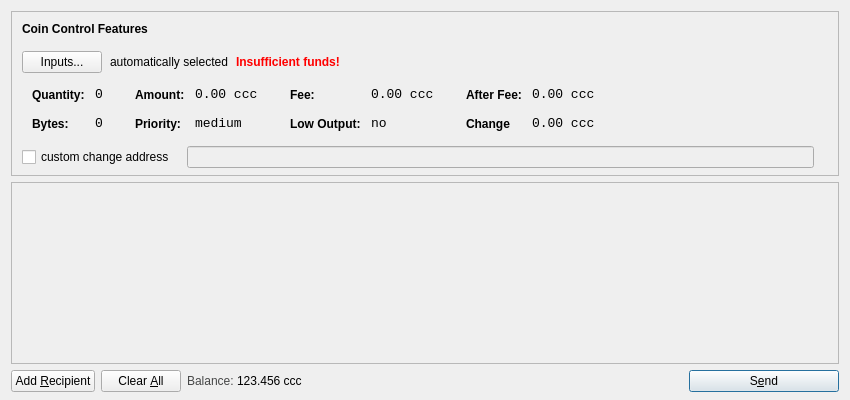
<?xml version="1.0" encoding="UTF-8"?>
<ui version="4.0">
 <class>SendCoinsDialog</class>
 <widget class="QDialog" name="SendCoinsDialog">
  <property name="geometry">
   <rect>
    <x>0</x>
    <y>0</y>
    <width>850</width>
    <height>400</height>
   </rect>
  </property>
  <property name="windowTitle">
   <string>Send Coins</string>
  </property>
  <layout class="QVBoxLayout" name="verticalLayout" stretch="0,1,0">
   <property name="bottomMargin">
    <number>8</number>
   </property>
   <item>
    <widget class="QFrame" name="frameCoinControl">
     <property name="sizePolicy">
      <sizepolicy hsizetype="Expanding" vsizetype="Expanding">
       <horstretch>0</horstretch>
       <verstretch>0</verstretch>
      </sizepolicy>
     </property>
     <property name="maximumSize">
      <size>
       <width>16777215</width>
       <height>16777215</height>
      </size>
     </property>
     <property name="frameShape">
      <enum>QFrame::StyledPanel</enum>
     </property>
     <property name="frameShadow">
      <enum>QFrame::Sunken</enum>
     </property>
     <layout class="QVBoxLayout" name="verticalLayoutCoinControl2">
      <property name="spacing">
       <number>6</number>
      </property>
      <property name="leftMargin">
       <number>0</number>
      </property>
      <property name="topMargin">
       <number>0</number>
      </property>
      <property name="rightMargin">
       <number>0</number>
      </property>
      <property name="bottomMargin">
       <number>6</number>
      </property>
      <item>
       <layout class="QVBoxLayout" name="verticalLayoutCoinControl" stretch="0,0,0,0,1">
        <property name="spacing">
         <number>0</number>
        </property>
        <property name="leftMargin">
         <number>10</number>
        </property>
        <property name="topMargin">
         <number>10</number>
        </property>
        <item>
         <layout class="QHBoxLayout" name="horizontalLayoutCoinControl1">
          <property name="bottomMargin">
           <number>15</number>
          </property>
          <item>
           <widget class="QLabel" name="labelCoinControlFeatures">
            <property name="sizePolicy">
             <sizepolicy hsizetype="Preferred" vsizetype="Maximum">
              <horstretch>0</horstretch>
              <verstretch>0</verstretch>
             </sizepolicy>
            </property>
            <property name="font">
             <font>
              <weight>75</weight>
              <bold>true</bold>
             </font>
            </property>
            <property name="styleSheet">
             <string notr="true">font-weight:bold;</string>
            </property>
            <property name="text">
             <string>Coin Control Features</string>
            </property>
           </widget>
          </item>
         </layout>
        </item>
        <item>
         <layout class="QHBoxLayout" name="horizontalLayoutCoinControl2" stretch="0,0,0,0">
          <property name="spacing">
           <number>8</number>
          </property>
          <property name="bottomMargin">
           <number>10</number>
          </property>
          <item>
           <widget class="QPushButton" name="pushButtonCoinControl">
            <property name="styleSheet">
             <string notr="true"/>
            </property>
            <property name="text">
             <string>Inputs...</string>
            </property>
           </widget>
          </item>
          <item>
           <widget class="QLabel" name="labelCoinControlAutomaticallySelected">
            <property name="text">
             <string>automatically selected</string>
            </property>
            <property name="margin">
             <number>5</number>
            </property>
           </widget>
          </item>
          <item>
           <widget class="QLabel" name="labelCoinControlInsuffFunds">
            <property name="font">
             <font>
              <weight>75</weight>
              <bold>true</bold>
             </font>
            </property>
            <property name="styleSheet">
             <string notr="true">color:red;font-weight:bold;</string>
            </property>
            <property name="text">
             <string>Insufficient funds!</string>
            </property>
            <property name="margin">
             <number>5</number>
            </property>
           </widget>
          </item>
          <item>
           <spacer name="horizontalSpacerCoinControl">
            <property name="orientation">
             <enum>Qt::Horizontal</enum>
            </property>
            <property name="sizeHint" stdset="0">
             <size>
              <width>40</width>
              <height>1</height>
             </size>
            </property>
           </spacer>
          </item>
         </layout>
        </item>
        <item>
         <widget class="QWidget" name="widgetCoinControl" native="true">
          <property name="sizePolicy">
           <sizepolicy hsizetype="Preferred" vsizetype="Preferred">
            <horstretch>0</horstretch>
            <verstretch>0</verstretch>
           </sizepolicy>
          </property>
          <property name="minimumSize">
           <size>
            <width>0</width>
            <height>0</height>
           </size>
          </property>
          <property name="styleSheet">
           <string notr="true"/>
          </property>
          <layout class="QHBoxLayout" name="horizontalLayoutCoinControl5">
           <property name="margin">
            <number>0</number>
           </property>
           <item>
            <layout class="QHBoxLayout" name="horizontalLayoutCoinControl3" stretch="0,0,0,1">
             <property name="spacing">
              <number>20</number>
             </property>
             <property name="topMargin">
              <number>0</number>
             </property>
             <property name="bottomMargin">
              <number>10</number>
             </property>
             <item>
              <layout class="QFormLayout" name="formLayoutCoinControl1">
               <property name="horizontalSpacing">
                <number>10</number>
               </property>
               <property name="verticalSpacing">
                <number>14</number>
               </property>
               <property name="leftMargin">
                <number>10</number>
               </property>
               <property name="topMargin">
                <number>4</number>
               </property>
               <property name="rightMargin">
                <number>6</number>
               </property>
               <item row="0" column="0">
                <widget class="QLabel" name="labelCoinControlQuantityText">
                 <property name="styleSheet">
                  <string notr="true">font-weight:bold;</string>
                 </property>
                 <property name="text">
                  <string>Quantity:</string>
                 </property>
                 <property name="margin">
                  <number>0</number>
                 </property>
                </widget>
               </item>
               <item row="0" column="1">
                <widget class="QLabel" name="labelCoinControlQuantity">
                 <property name="font">
                  <font>
                   <family>Monospace</family>
                   <pointsize>10</pointsize>
                  </font>
                 </property>
                 <property name="cursor">
                  <cursorShape>IBeamCursor</cursorShape>
                 </property>
                 <property name="contextMenuPolicy">
                  <enum>Qt::ActionsContextMenu</enum>
                 </property>
                 <property name="text">
                  <string>0</string>
                 </property>
                 <property name="margin">
                  <number>0</number>
                 </property>
                 <property name="textInteractionFlags">
                  <set>Qt::LinksAccessibleByMouse|Qt::TextSelectableByKeyboard|Qt::TextSelectableByMouse</set>
                 </property>
                </widget>
               </item>
               <item row="1" column="0">
                <widget class="QLabel" name="labelCoinControlBytesText">
                 <property name="styleSheet">
                  <string notr="true">font-weight:bold;</string>
                 </property>
                 <property name="text">
                  <string>Bytes:</string>
                 </property>
                </widget>
               </item>
               <item row="1" column="1">
                <widget class="QLabel" name="labelCoinControlBytes">
                 <property name="font">
                  <font>
                   <family>Monospace</family>
                   <pointsize>10</pointsize>
                  </font>
                 </property>
                 <property name="cursor">
                  <cursorShape>IBeamCursor</cursorShape>
                 </property>
                 <property name="contextMenuPolicy">
                  <enum>Qt::ActionsContextMenu</enum>
                 </property>
                 <property name="text">
                  <string>0</string>
                 </property>
                 <property name="textInteractionFlags">
                  <set>Qt::LinksAccessibleByMouse|Qt::TextSelectableByKeyboard|Qt::TextSelectableByMouse</set>
                 </property>
                </widget>
               </item>
              </layout>
             </item>
             <item>
              <layout class="QFormLayout" name="formLayoutCoinControl2">
               <property name="horizontalSpacing">
                <number>10</number>
               </property>
               <property name="verticalSpacing">
                <number>14</number>
               </property>
               <property name="leftMargin">
                <number>6</number>
               </property>
               <property name="topMargin">
                <number>4</number>
               </property>
               <property name="rightMargin">
                <number>6</number>
               </property>
               <item row="0" column="0">
                <widget class="QLabel" name="labelCoinControlAmountText">
                 <property name="styleSheet">
                  <string notr="true">font-weight:bold;</string>
                 </property>
                 <property name="text">
                  <string>Amount:</string>
                 </property>
                 <property name="margin">
                  <number>0</number>
                 </property>
                </widget>
               </item>
               <item row="0" column="1">
                <widget class="QLabel" name="labelCoinControlAmount">
                 <property name="font">
                  <font>
                   <family>Monospace</family>
                   <pointsize>10</pointsize>
                  </font>
                 </property>
                 <property name="cursor">
                  <cursorShape>IBeamCursor</cursorShape>
                 </property>
                 <property name="contextMenuPolicy">
                  <enum>Qt::ActionsContextMenu</enum>
                 </property>
                 <property name="text">
                  <string>0.00 ccc</string>
                 </property>
                 <property name="textInteractionFlags">
                  <set>Qt::LinksAccessibleByMouse|Qt::TextSelectableByKeyboard|Qt::TextSelectableByMouse</set>
                 </property>
                </widget>
               </item>
               <item row="1" column="0">
                <widget class="QLabel" name="labelCoinControlPriorityText">
                 <property name="styleSheet">
                  <string notr="true">font-weight:bold;</string>
                 </property>
                 <property name="text">
                  <string>Priority:</string>
                 </property>
                </widget>
               </item>
               <item row="1" column="1">
                <widget class="QLabel" name="labelCoinControlPriority">
                 <property name="font">
                  <font>
                   <family>Monospace</family>
                   <pointsize>10</pointsize>
                  </font>
                 </property>
                 <property name="cursor">
                  <cursorShape>IBeamCursor</cursorShape>
                 </property>
                 <property name="contextMenuPolicy">
                  <enum>Qt::ActionsContextMenu</enum>
                 </property>
                 <property name="text">
                  <string>medium</string>
                 </property>
                 <property name="textInteractionFlags">
                  <set>Qt::LinksAccessibleByMouse|Qt::TextSelectableByKeyboard|Qt::TextSelectableByMouse</set>
                 </property>
                </widget>
               </item>
              </layout>
             </item>
             <item>
              <layout class="QFormLayout" name="formLayoutCoinControl3">
               <property name="horizontalSpacing">
                <number>10</number>
               </property>
               <property name="verticalSpacing">
                <number>14</number>
               </property>
               <property name="leftMargin">
                <number>6</number>
               </property>
               <property name="topMargin">
                <number>4</number>
               </property>
               <property name="rightMargin">
                <number>6</number>
               </property>
               <item row="0" column="0">
                <widget class="QLabel" name="labelCoinControlFeeText">
                 <property name="styleSheet">
                  <string notr="true">font-weight:bold;</string>
                 </property>
                 <property name="text">
                  <string>Fee:</string>
                 </property>
                 <property name="margin">
                  <number>0</number>
                 </property>
                </widget>
               </item>
               <item row="0" column="1">
                <widget class="QLabel" name="labelCoinControlFee">
                 <property name="font">
                  <font>
                   <family>Monospace</family>
                   <pointsize>10</pointsize>
                  </font>
                 </property>
                 <property name="cursor">
                  <cursorShape>IBeamCursor</cursorShape>
                 </property>
                 <property name="contextMenuPolicy">
                  <enum>Qt::ActionsContextMenu</enum>
                 </property>
                 <property name="text">
                  <string>0.00 ccc</string>
                 </property>
                 <property name="textInteractionFlags">
                  <set>Qt::LinksAccessibleByMouse|Qt::TextSelectableByKeyboard|Qt::TextSelectableByMouse</set>
                 </property>
                </widget>
               </item>
               <item row="1" column="0">
                <widget class="QLabel" name="labelCoinControlLowOutputText">
                 <property name="styleSheet">
                  <string notr="true">font-weight:bold;</string>
                 </property>
                 <property name="text">
                  <string>Low Output:</string>
                 </property>
                </widget>
               </item>
               <item row="1" column="1">
                <widget class="QLabel" name="labelCoinControlLowOutput">
                 <property name="font">
                  <font>
                   <family>Monospace</family>
                   <pointsize>10</pointsize>
                  </font>
                 </property>
                 <property name="cursor">
                  <cursorShape>IBeamCursor</cursorShape>
                 </property>
                 <property name="contextMenuPolicy">
                  <enum>Qt::ActionsContextMenu</enum>
                 </property>
                 <property name="text">
                  <string>no</string>
                 </property>
                 <property name="textInteractionFlags">
                  <set>Qt::LinksAccessibleByMouse|Qt::TextSelectableByKeyboard|Qt::TextSelectableByMouse</set>
                 </property>
                </widget>
               </item>
              </layout>
             </item>
             <item>
              <layout class="QFormLayout" name="formLayoutCoinControl4">
               <property name="horizontalSpacing">
                <number>10</number>
               </property>
               <property name="verticalSpacing">
                <number>14</number>
               </property>
               <property name="leftMargin">
                <number>6</number>
               </property>
               <property name="topMargin">
                <number>4</number>
               </property>
               <property name="rightMargin">
                <number>6</number>
               </property>
               <item row="0" column="0">
                <widget class="QLabel" name="labelCoinControlAfterFeeText">
                 <property name="styleSheet">
                  <string notr="true">font-weight:bold;</string>
                 </property>
                 <property name="text">
                  <string>After Fee:</string>
                 </property>
                 <property name="margin">
                  <number>0</number>
                 </property>
                </widget>
               </item>
               <item row="0" column="1">
                <widget class="QLabel" name="labelCoinControlAfterFee">
                 <property name="font">
                  <font>
                   <family>Monospace</family>
                   <pointsize>10</pointsize>
                  </font>
                 </property>
                 <property name="cursor">
                  <cursorShape>IBeamCursor</cursorShape>
                 </property>
                 <property name="contextMenuPolicy">
                  <enum>Qt::ActionsContextMenu</enum>
                 </property>
                 <property name="text">
                  <string>0.00 ccc</string>
                 </property>
                 <property name="textInteractionFlags">
                  <set>Qt::LinksAccessibleByMouse|Qt::TextSelectableByKeyboard|Qt::TextSelectableByMouse</set>
                 </property>
                </widget>
               </item>
               <item row="1" column="0">
                <widget class="QLabel" name="labelCoinControlChangeText">
                 <property name="styleSheet">
                  <string notr="true">font-weight:bold;</string>
                 </property>
                 <property name="text">
                  <string>Change</string>
                 </property>
                </widget>
               </item>
               <item row="1" column="1">
                <widget class="QLabel" name="labelCoinControlChange">
                 <property name="font">
                  <font>
                   <family>Monospace</family>
                   <pointsize>10</pointsize>
                  </font>
                 </property>
                 <property name="cursor">
                  <cursorShape>IBeamCursor</cursorShape>
                 </property>
                 <property name="contextMenuPolicy">
                  <enum>Qt::ActionsContextMenu</enum>
                 </property>
                 <property name="text">
                  <string>0.00 ccc</string>
                 </property>
                 <property name="textInteractionFlags">
                  <set>Qt::LinksAccessibleByMouse|Qt::TextSelectableByKeyboard|Qt::TextSelectableByMouse</set>
                 </property>
                </widget>
               </item>
              </layout>
             </item>
            </layout>
           </item>
          </layout>
         </widget>
        </item>
        <item>
         <layout class="QHBoxLayout" name="horizontalLayoutCoinControl4" stretch="0,0,0">
          <property name="spacing">
           <number>12</number>
          </property>
          <property name="sizeConstraint">
           <enum>QLayout::SetDefaultConstraint</enum>
          </property>
          <property name="topMargin">
           <number>5</number>
          </property>
          <property name="rightMargin">
           <number>5</number>
          </property>
          <item>
           <widget class="QCheckBox" name="checkBoxCoinControlChange">
            <property name="text">
             <string>custom change address</string>
            </property>
           </widget>
          </item>
          <item>
           <widget class="QLineEdit" name="lineEditCoinControlChange">
            <property name="enabled">
             <bool>false</bool>
            </property>
            <property name="sizePolicy">
             <sizepolicy hsizetype="Expanding" vsizetype="Fixed">
              <horstretch>0</horstretch>
              <verstretch>0</verstretch>
             </sizepolicy>
            </property>
           </widget>
          </item>
          <item>
           <widget class="QLabel" name="labelCoinControlChangeLabel">
            <property name="sizePolicy">
             <sizepolicy hsizetype="Preferred" vsizetype="Expanding">
              <horstretch>0</horstretch>
              <verstretch>0</verstretch>
             </sizepolicy>
            </property>
            <property name="minimumSize">
             <size>
              <width>0</width>
              <height>0</height>
             </size>
            </property>
            <property name="text">
             <string/>
            </property>
            <property name="margin">
             <number>3</number>
            </property>
           </widget>
          </item>
         </layout>
        </item>
        <item>
         <spacer name="verticalSpacerCoinControl">
          <property name="orientation">
           <enum>Qt::Vertical</enum>
          </property>
          <property name="sizeHint" stdset="0">
           <size>
            <width>800</width>
            <height>1</height>
           </size>
          </property>
         </spacer>
        </item>
       </layout>
      </item>
     </layout>
    </widget>
   </item>
   <item>
    <widget class="QScrollArea" name="scrollArea">
     <property name="widgetResizable">
      <bool>true</bool>
     </property>
     <widget class="QWidget" name="scrollAreaWidgetContents">
      <property name="geometry">
       <rect>
        <x>0</x>
        <y>0</y>
        <width>830</width>
        <height>156</height>
       </rect>
      </property>
      <layout class="QVBoxLayout" name="verticalLayout_2">
       <property name="margin">
        <number>0</number>
       </property>
       <item>
        <layout class="QVBoxLayout" name="entries">
         <property name="spacing">
          <number>6</number>
         </property>
        </layout>
       </item>
       <item>
        <spacer name="verticalSpacer">
         <property name="orientation">
          <enum>Qt::Vertical</enum>
         </property>
         <property name="sizeHint" stdset="0">
          <size>
           <width>20</width>
           <height>40</height>
          </size>
         </property>
        </spacer>
       </item>
      </layout>
     </widget>
    </widget>
   </item>
   <item>
    <layout class="QHBoxLayout" name="horizontalLayout">
     <item>
      <widget class="QPushButton" name="addButton">
       <property name="toolTip">
        <string>Send to multiple recipients at once</string>
       </property>
       <property name="text">
        <string>Add &amp;Recipient</string>
       </property>
       <property name="icon">
        <iconset resource="../bitcoin.qrc">
         <normaloff>:/icons/add</normaloff>:/icons/add</iconset>
       </property>
       <property name="autoDefault">
        <bool>false</bool>
       </property>
      </widget>
     </item>
     <item>
      <widget class="QPushButton" name="clearButton">
       <property name="sizePolicy">
        <sizepolicy hsizetype="Minimum" vsizetype="Fixed">
         <horstretch>0</horstretch>
         <verstretch>0</verstretch>
        </sizepolicy>
       </property>
       <property name="toolTip">
        <string>Remove all transaction fields</string>
       </property>
       <property name="text">
        <string>Clear &amp;All</string>
       </property>
       <property name="icon">
        <iconset resource="../bitcoin.qrc">
         <normaloff>:/icons/remove</normaloff>:/icons/remove</iconset>
       </property>
       <property name="autoRepeatDelay">
        <number>300</number>
       </property>
       <property name="autoDefault">
        <bool>false</bool>
       </property>
      </widget>
     </item>
     <item>
      <layout class="QHBoxLayout" name="horizontalLayout_2">
       <property name="spacing">
        <number>3</number>
       </property>
       <item>
        <widget class="QLabel" name="label">
         <property name="sizePolicy">
          <sizepolicy hsizetype="Preferred" vsizetype="Fixed">
           <horstretch>0</horstretch>
           <verstretch>0</verstretch>
          </sizepolicy>
         </property>
         <property name="styleSheet">
          <string notr="true">#label { color: #464747; }</string>
         </property>
         <property name="text">
          <string>Balance:</string>
         </property>
        </widget>
       </item>
       <item>
        <widget class="QLabel" name="labelBalance">
         <property name="sizePolicy">
          <sizepolicy hsizetype="Preferred" vsizetype="Fixed">
           <horstretch>0</horstretch>
           <verstretch>0</verstretch>
          </sizepolicy>
         </property>
         <property name="cursor">
          <cursorShape>IBeamCursor</cursorShape>
         </property>
         <property name="styleSheet">
          <string notr="true">#label { color: #464747; }</string>
         </property>
         <property name="text">
          <string>123.456 ccc</string>
         </property>
         <property name="textInteractionFlags">
          <set>Qt::LinksAccessibleByMouse|Qt::TextSelectableByKeyboard|Qt::TextSelectableByMouse</set>
         </property>
        </widget>
       </item>
      </layout>
     </item>
     <item>
      <spacer name="horizontalSpacer">
       <property name="orientation">
        <enum>Qt::Horizontal</enum>
       </property>
       <property name="sizeHint" stdset="0">
        <size>
         <width>40</width>
         <height>20</height>
        </size>
       </property>
      </spacer>
     </item>
     <item>
      <widget class="QPushButton" name="sendButton">
       <property name="minimumSize">
        <size>
         <width>150</width>
         <height>0</height>
        </size>
       </property>
       <property name="toolTip">
        <string>Confirm the send action</string>
       </property>
       <property name="text">
        <string>S&amp;end</string>
       </property>
       <property name="icon">
        <iconset resource="../bitcoin.qrc">
         <normaloff>:/icons/send</normaloff>:/icons/send</iconset>
       </property>
       <property name="default">
        <bool>true</bool>
       </property>
      </widget>
     </item>
    </layout>
   </item>
  </layout>
 </widget>
 <resources>
  <include location="../bitcoin.qrc"/>
 </resources>
 <connections/>
</ui>
